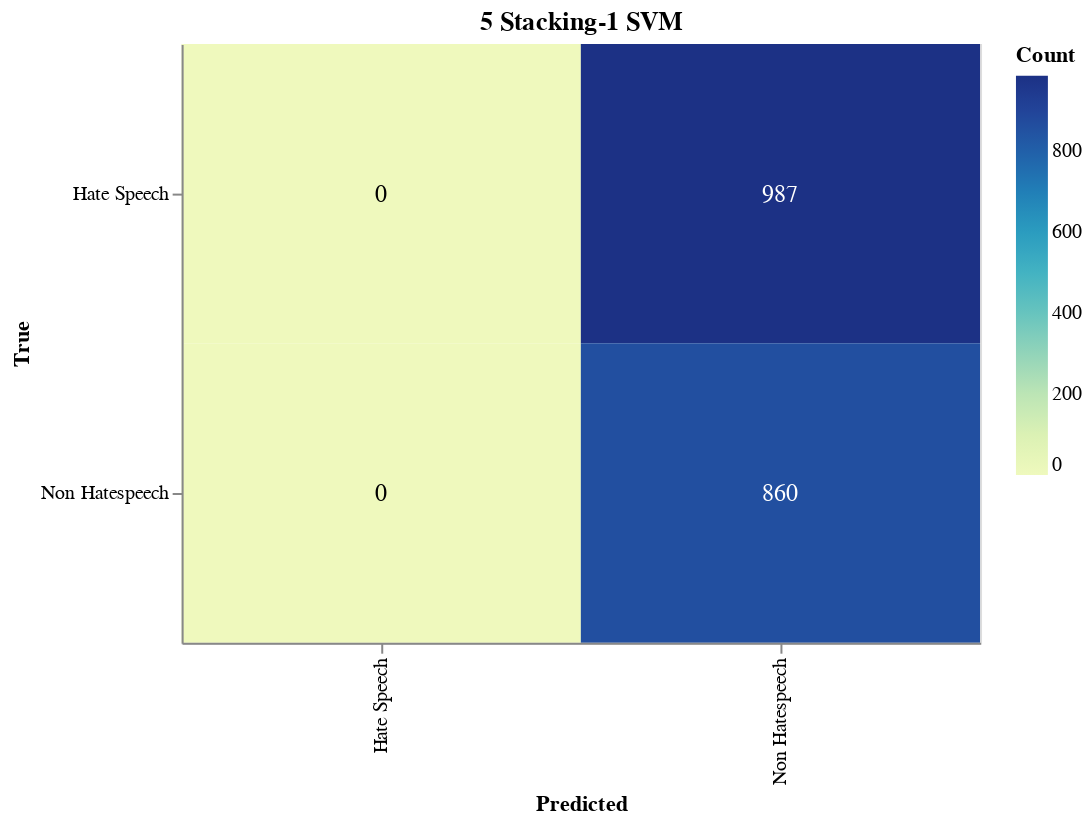

Notebook source saved alongside this figure:
### Markdown cell above
#### Save Confusion Matrix

### Code cell
import altair as alt
import altair_saver
import pandas as pd
from sklearn.metrics import confusion_matrix

# Calculate the confusion matrix
cm = confusion_matrix(true_labels, adjusted_predictions)

# Define class names
class_names = ['Hate Speech', 'Non Hatespeech']

# Convert confusion matrix to DataFrame
cm_df = pd.DataFrame(cm, index=class_names, columns=class_names).reset_index().melt(id_vars='index')
cm_df.columns = ['True', 'Predicted', 'Count']

# Ensure the order of categories
cm_df['True'] = pd.Categorical(cm_df['True'], categories=class_names, ordered=True)
cm_df['Predicted'] = pd.Categorical(cm_df['Predicted'], categories=class_names, ordered=True)

# Create the Altair plot
heatmap = alt.Chart(cm_df).mark_rect().encode(
    x=alt.X('Predicted:O', sort=class_names),
    y=alt.Y('True:O', sort=class_names),
    color='Count:Q',
    tooltip=['True', 'Predicted', 'Count']
).properties(
    width=400,
    height=300,
    title='5 Stacking-1 SVM'
)

# Add text labels
text = heatmap.mark_text(
    align='center',
    baseline='middle',
    fontSize=12
).encode(
    text='Count:Q',
    color=alt.condition(
        alt.datum.Count > cm.max() / 2,
        alt.value('white'),
        alt.value('black')
    )
)

# Combine heatmap and text
final_chart = heatmap + text

# Display the plot
final_chart.show()

### Figure 1 — Vega-Lite specification as saved in the notebook (floating-point values rounded to 4 significant figures)
{"config": {"view": {"continuousWidth": 300, "continuousHeight": 300}}, "layer": [{"mark": {"type": "rect"}, "encoding": {"color": {"field": "Count", "type": "quantitative"}, "tooltip": [{"field": "True", "type": "ordinal"}, {"field": "Predicted", "type": "ordinal"}, {"field": "Count", "type": "quantitative"}], "x": {"field": "Predicted", "sort": ["Hate Speech", "Non Hatespeech"], "type": "ordinal"}, "y": {"field": "True", "sort": ["Hate Speech", "Non Hatespeech"], "type": "ordinal"}}, "title": "5 Stacking-1 SVM"}, {"mark": {"type": "text", "align": "center", "baseline": "middle", "fontSize": 12}, "encoding": {"color": {"condition": {"test": "(datum.Count > 493.5)", "value": "white"}, "value": "black"}, "text": {"field": "Count", "type": "quantitative"}, "tooltip": [{"field": "True", "type": "ordinal"}, {"field": "Predicted", "type": "ordinal"}, {"field": "Count", "type": "quantitative"}], "x": {"field": "Predicted", "sort": ["Hate Speech", "Non Hatespeech"], "type": "ordinal"}, "y": {"field": "True", "sort": ["Hate Speech", "Non Hatespeech"], "type": "ordinal"}}, "title": "5 Stacking-1 SVM"}], "data": {"name": "data-010c52edfd2079f09c0236dffc020b77"}, "height": 300, "width": 400, "$schema": "https://vega.github.io/schema/vega-lite/v5.17.0.json", "datasets": {"data-010c52edfd2079f09c0236dffc020b77": [{"True": "Hate Speech", "Predicted": "Hate Speech", "Count": 0}, {"True": "Non Hatespeech", "Predicted": "Hate Speech", "Count": 0}, {"True": "Hate Speech", "Predicted": "Non Hatespeech", "Count": 987}, {"True": "Non Hatespeech", "Predicted": "Non Hatespeech", "Count": 860}]}}
